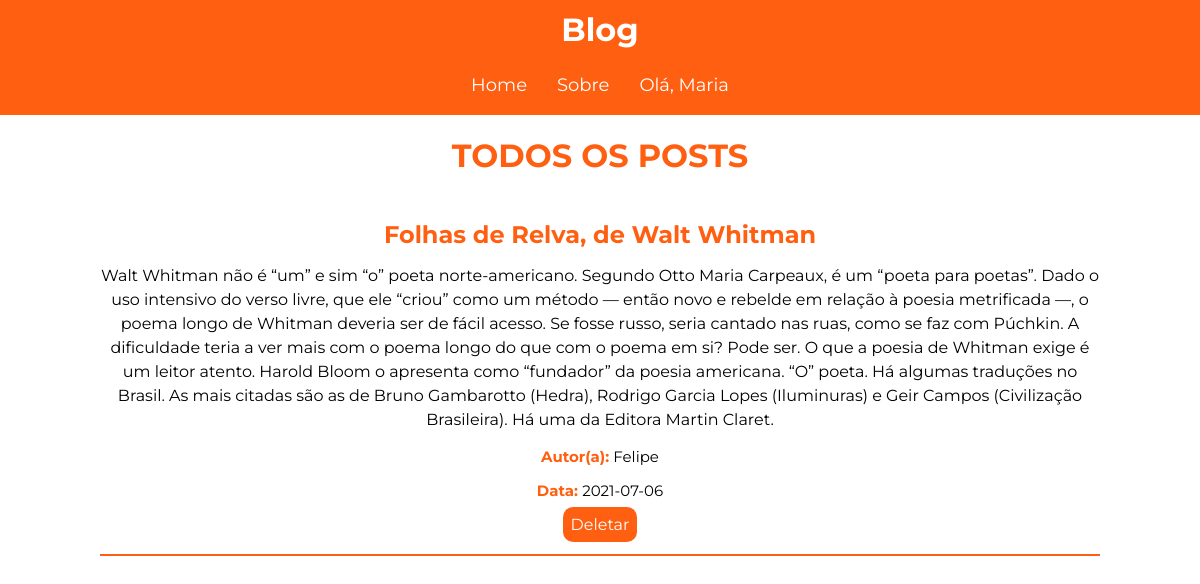
The page /php/posts.php (signed in) on the database its author committed.
### tables this page shows
CREATE TABLE `posts` (
  `id` int(11) NOT NULL,
  `titulo` varchar(100) NOT NULL,
  `autor` varchar(100) NOT NULL,
  `post` text NOT NULL,
  `data_publicacao` date NOT NULL
);

### php/posts.php (the view, shortened to what this page needs)
<?php
include('conexao.php');
?>
<!DOCTYPE html>
<html lang="pt-br">
<head>
    <link rel="stylesheet" href="../css/posts.css">
</head>
<body>
    <div class="header">
        <h1> Blog </h1>
        <nav>
            <ul class="menu">
                <li class="logged"><a href="posts.php">Home</a></li>
                <li class="logged"><a href="sobre.php">Sobre</a></li>
                <?php
                if (isset($_SESSION['nome'])) :
                ?>
                    <li class="dropdown logged-in"><a href="#" class="dropbtn">Olá, <?php echo $_SESSION['nome']; ?> </a>
                    </li>
                <?php
                endif;
                ?>
            </ul>
        </nav>
        <div class="titulo-home">
            <h1>TODOS OS POSTS</h1>
        </div>
        <?php
        $query = "select * from posts";
        $result = mysqli_query($conexao, $query);
        ?>
        <div class="post-section">
            <div class="post-completo">
                <?php
                while ($row = $result->fetch_assoc()) : ?>
                    <h2 class="post-titulo"><?php echo $row['titulo']; ?></h2>
                    <p class="post-text"><?php echo $row['post']; ?></p>
                    <p class="post-infos"><strong>Autor(a): </strong><?php echo $row['autor']; ?></p>
                    <p class="post-infos"><strong>Data: </strong><?php echo $row['data_publicacao']; ?></p>
                    <?php
                    if (isset($_SESSION['nome'])) :
                    ?>
                        <a href="publicar.php?delete=<?php echo $row['id']; ?>" class="btn-deletar">Deletar</a>
                    <?php
                    endif;
                    ?>
                    <hr class="post-separator">
                <?php endwhile; ?>
            </div>
        </div>
</body>
</html>

### css/posts.css (style rules this page uses)
* { margin: 0; padding: 0; font-family: Montserrat; }
.header { background-color: #ff5f11; text-align: center; color:#fff; height: 115px ; }
.header h1 { padding-top: 10px; padding-bottom: 15px; }
.menu { list-style:none; display: flex; justify-content: center; padding: 10px; font-size: 18px; }
.menu li a { color:#fff; text-decoration:none; border-radius: 10px; padding: 15px; }
.post-section { margin-left: 100px; margin-right: 100px; margin-top: 30px; }
.post-titulo { text-align: center; padding-bottom: 15px; color: #ff5f11; }
.post-text { line-height: 1.5; padding-bottom: 15px; color: black; }
.post-infos { font-size: 15px; color: black; margin-bottom: 15px; }
.post-separator { margin-top: 20px; border: 0.5px solid #ff5f11; margin-bottom: 30px; }
.post-infos strong { color: #ff5f11; }
.btn-deletar { text-decoration:none; border-radius: 10px; padding: 8px; background-color: #ff5f11; color:#fff; }
.titulo-home { color: #ff5f11; margin-top: 20px; }

### rows shown on the page
posts: titulo "Folhas de Relva, de Walt Whitman", post "Walt Whitman não é “um” e sim “o” poeta norte-americano. Segundo Otto Maria Carpeaux, é um “poeta para poetas”. Dado o uso intensivo do verso livre, que ele “criou” como um método — então novo e rebelde em relação à poesia metrificada —, o poema longo de Whitman deveria ser de fácil acesso. Se fosse russo, seria cantado nas ruas, como se faz com Púchkin. A dificuldade teria a ver mais com o poema longo do que com o poema em si? Pode ser. O que a poesia de Whitman exige é um leitor atento. Harold Bloom o apresenta como “fundador” da poesia americana. “O” poeta. Há algumas traduções no Brasil. As mais citadas são as de Bruno Gambarotto (Hedra), Rodrigo Garcia Lopes (Iluminuras) e Geir Campos…", autor "Felipe", data_publicacao "2021-07-06"

### other values the page prints
$_SESSION['nome'] "Maria"
